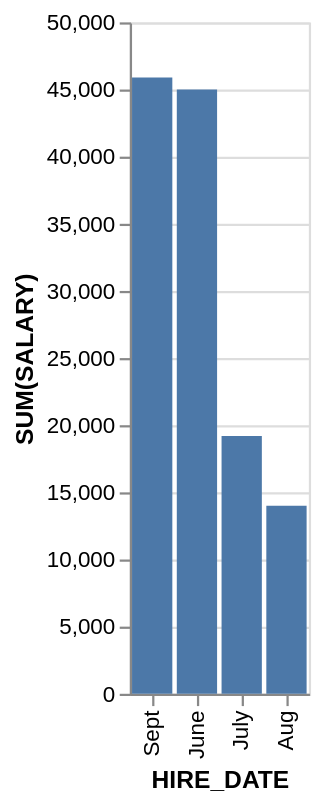

Specify this chart in Vega-Lite:
### Vega-Lite specification from a JSON file in a GitHub repository (floating-point values rounded to 4 significant figures)
{"data": {"values": [{"x_data": "June", "y_data": 45000}, {"x_data": "July", "y_data": 19200}, {"x_data": "Aug", "y_data": 14000}, {"x_data": "Sept", "y_data": 45900}]}, "mark": "bar", "encoding": {"x": {"field": "x_data", "type": "nominal", "title": "HIRE_DATE", "sort": "descending"}, "y": {"field": "y_data", "type": "quantitative", "title": "SUM(SALARY)"}}}
